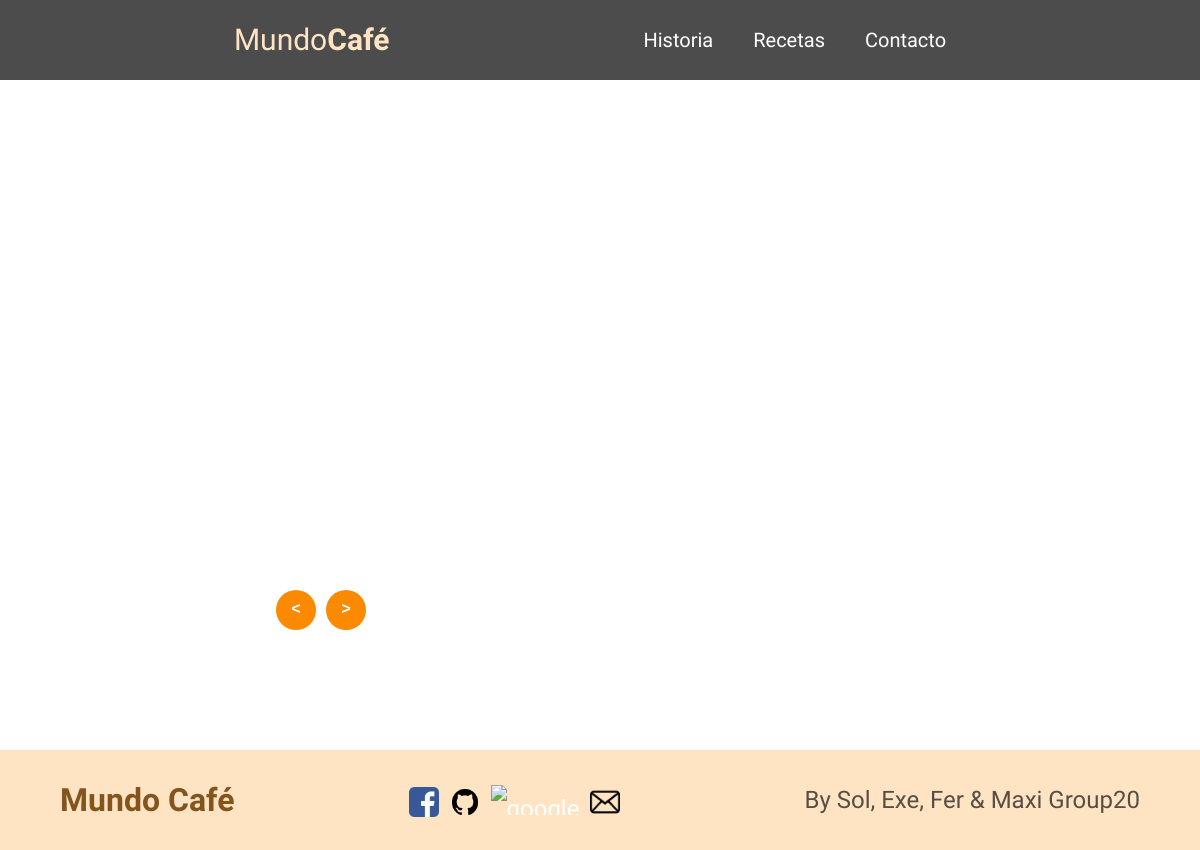
Page /db/ on the earlier database version.
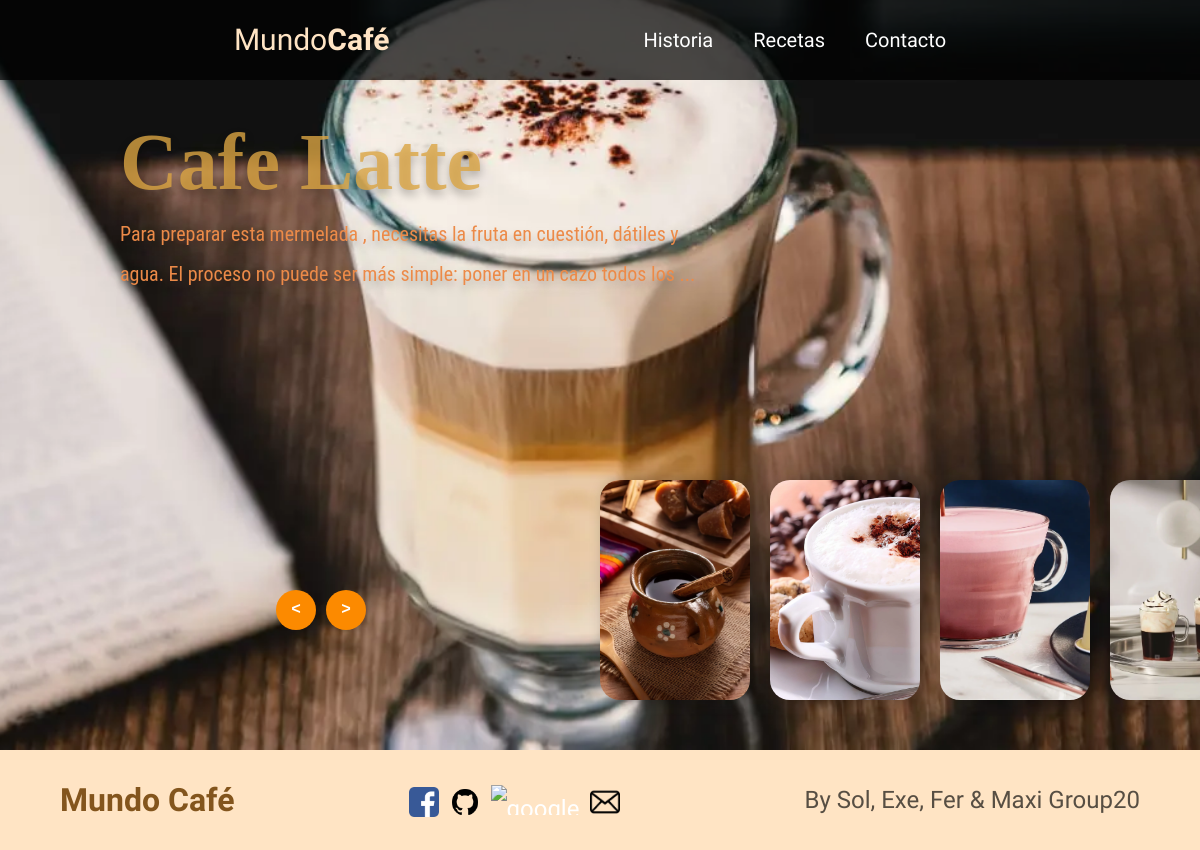
Same page on the later database version.
### contenido/models.py (models this page shows, shortened)
class Receta(models.Model):
    title = models.CharField(max_length=200, verbose_name="Título")
    ingredient = models.TextField(verbose_name= "Ingredientes")
    description=models.TextField(verbose_name= "Descripción")
    image=models.ImageField(verbose_name= "Foto", upload_to="contenidos")
    created=models.DateTimeField(auto_now_add=True, verbose_name= "Creado")
    updated=models.DateTimeField(auto_now=True, verbose_name= "Actualizado")

### contenido/views.py (the view)
# urls.py: path('db/', cont.db, name="db"),
def db(request):
    rexetas = Receta.objects.all()
    return render(request, "contenido/db.html", {'rexetas':rexetas})

### contenido/templates/contenido/db.html (shortened to what this page needs)
{% extends "core/base.html" %}
{% block content%}
{% load static %}
<main>
    <div class="slider">
        <div class="list">
            {% for rexeta in rexetas %}
            <div class="item">
                <img src="{{rexeta.image.url}}" alt="cafe lagrima">
                <div class="content">
                    <div class="title type">{{rexeta.title}}</div>
                    <div class="description">
                        {{rexeta.description}}
                    </div>
                </div>
            </div>
            {% endfor %}
        </div>
        <div class="thumbnail">
            {% for rexeta in rexetas %}
            <div class="item">
                <img src="{{rexeta.image.url}}" alt="cafe olla">
            </div>
            {% endfor %}
        </div>
        <div class="nextPrevArrows">
            <button class="prev">&lt;</button>
            <button class="next">&gt;</button>
        </div>
    </div>
</main>
{% endblock %}

### core/templates/core/base.html (shortened to what this page needs)
<!DOCTYPE html>
<html lang="es">
<head>
    {% load static %}
    <link rel="stylesheet" href="{% static 'core/styles/normalize.css' %}">
    <link rel="stylesheet" href="{% static 'core/styles/style.css' %}">
    <link rel="stylesheet" href="{% static 'core/styles/animacion.css' %}">
    <link rel="stylesheet" href="{% static 'core/styles/recetas.css' %}">
</head>
<body>
    <header>
        <div class="principal-nav">
            <div class="logo">
                <a href="{% url 'index' %}">
                    <h1 class="titulo">Mundo<span class="negrita">Café</span> </h1>
                </a>
            </div>
            <nav class="navigation">
                <ul>
                    <li> <a href="{% url 'historia' %}">Historia</a></li>
                    <li> <a href="{% url 'db' %}">Recetas</a>
                    </li>
                    <li> <a href="{% url 'contacto' %}">Contacto</a></li>
                </ul>
            </nav>
        </div>
    </header>
    {% block content%} {% endblock %}
    <footer class="footer">
        <div class="contenedor">
            <div class="barraNavegacion">
                <a href="{% url 'index' %}">
                    <h3 class="logo__nombre">Mundo Café</h3>
                </a>
                <div class="icon">
                    <div class="icons">
                        <span><a href="https://www.facebook.com/" target="_blank">
                                <img class="icon" src="{% static 'core/img/face.png' %}" alt="facebook">
                            </a></span>
                        <span><a href="https://github.com/" target="_blank">
                                <img class="icon" src="{% static 'core/img/github.png' %}" alt="github">
                            </a></span>
                        <span><a href="https://www.google.com/" target="_blank">
                                <img class="icon" src="{% static 'core/img/google.png' %}" alt="google">
                            </a></span>
                        <span><a href="https://outlook.live.com/" target="_blank">
                                <img class="icon" src="{% static 'core/img/email.png' %}" alt="email">
                            </a></span>
                    </div>
                </div>
                <div>
                    <p class="footer-by">By Sol, Exe, Fer & Maxi Group20</p>
                </div>
            </div>
        </div>
    </footer>
</body>
</html>

### core/static/core/styles/style.css (style rules this page uses)
* { margin: 0; padding: 0; border: 0; }
html { box-sizing: border-box; font-size: 62.5%; }
*, *:before, *:after { box-sizing: inherit; padding: 0; }
body { font-size: 1.6rem; line-height: 2; min-height: 100vh; box-sizing: border-box; }
.contenedor { max-width: 120rem; width: 90%; margin: 0 auto; }
a { text-decoration: none; }
img { max-width: 100%; }
h1 { margin: 0; font-size: 3rem; }
h3 { font-size: 3.2rem; line-height: 2.8rem; }
a { font-size: 2.4rem; color: white; font-family: "Indie Flower", cursive; font-weight: 400; font-style: normal; }
.titulo { border-radius: 15px; text-align: center; color: bisque; font-weight: 400; }
p { font-size: 2.4rem; }
.principal-nav { position: fixed; top: 0; left: 0; right: 0px; background-color: rgba(1, 1, 1, 0.7); display: flex; align-items: center; justify-content: space-evenly; z-index: 2; }
.logo { color: white; }
.principal-nav .navigation ul li { float: left; position: relative; }
.principal-nav .navigation ul li a { font-size: 20px; color: white; text-decoration: none; padding: 20px; display: block; transition: all .2s ease; }
.negrita { font-weight: 700; }
li { font-size: 2rem; }
.footer { background-color: bisque; padding: 0rem; size: 1em; margin: 0; object-position: bottom bottom; }
.footer-by { color: rgb(87, 78, 67); font-family: "Indie Flower", cursive; margin: 0; text-align: center; }
.icon { list-style: none; list-style-type: none; list-style-position: inline; height: 30px; text-align: center; display: inline-block; margin-right: 5px; }
.logo__nombre { color: rgb(131, 85, 29); text-align: center; }
@media (min-width:768px) { .barraNavegacion { display: flex; justify-content: space-between; align-items: center; margin: 0; min-height: 10rem; } }

### core/static/core/styles/recetas.css (style rules this page uses)
a { text-decoration: none; }
header { display: flex; align-items: center; position: relative; z-index: 100; }
header a { color: #eee; padding: 0; transition: 0.2s; }
.slider { height: 100vh; margin-top: -50px; width: auto; overflow: hidden; position: relative; }
.slider .list .item { width: 100%; height: 100%; position: absolute; inset: 0 0 0 0; }
.slider .list .item img { width: 100%; height: 100%; object-fit: cover; }
.slider .list .item .content { position: absolute; top: 20%; width: 1140px; max-width: 80%; left: 50%; transform: translateX(-50%); padding-right: 30%; box-sizing: border-box; color: #fff; text-shadow: 0 5px 10px #0004; }
.slider .list .item .content .title, .slider .list .item .content .type { font-size: 5em; font-weight: bold; line-height: 1.3em; }
.slider .list .item .type { color: #daa542cb; }
.thumbnail { position: absolute; bottom: 50px; left: 50%; width: max-content; z-index: 100; display: flex; gap: 20px; }
.thumbnail .item { width: 150px; height: 220px; flex-shrink: 0; position: relative; }
.thumbnail .item img { width: 100%; height: 100%; object-fit: cover; border-radius: 20px; box-shadow: 5px 0 15px rgba(0, 0, 0, 0.3); }
.nextPrevArrows { position: absolute; top: 80%; right: 52%; z-index: 100; width: 300px; max-width: 30%; display: flex; gap: 10px; align-items: center; }
.nextPrevArrows button { width: 40px; height: 40px; border-radius: 50%; background-color: rgb(252, 138, 0); border: none; color: #fff; font-family: monospace; font-weight: bold; transition: .5s; cursor: pointer; }
.slider .list .item:nth-child(1) { z-index: 1; }
.slider .list .item:nth-child(1) .content .title, .slider .list .item:nth-child(1) .content .type, .slider .list .item:nth-child(1) .content .description, .slider .list .item:nth-child(1) .content .buttons { transform: translateY(50px); filter: blur(20px); opacity: 0; animation: showContent .5s 1s linear 1 forwards; }
.slider .list .item:nth-child(1) .content .title { animation-delay: 0.4s !important; }
.slider .list .item:nth-child(1) .content .type { animation-delay: 0.6s !important; }
.slider .list .item:nth-child(1) .content .description { animation-delay: 0.8s !important; }
.description { font-size: 2rem; font-family: "Roboto Condensed", sans-serif; color: rgb(236, 138, 72); }

Differences in the rows shown:
added Receta: image (picture), title "Cafe Latte", description "Para preparar esta mermelada , necesitas la fruta en cuestión, dátiles y agua. El proceso no puede ser más simple: poner en un cazo todos los ...", shown under "MundoCafé"
added Receta: image (picture)
added Receta: image (picture)
added Receta: image (picture)
added Receta: image (picture)
